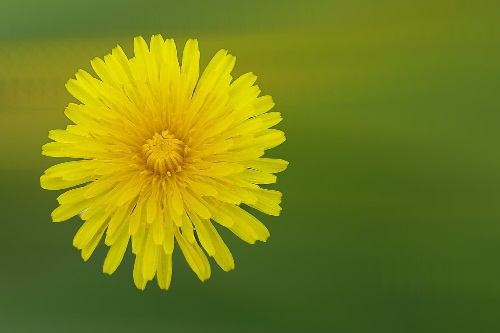
%> input picture dandelion.jpg, 500 x 333 px
$ octave usingGaussianFilters.m   (GNU Octave 9; MATLAB toolbox functions it lacks are replaced by stand-ins)
%> lines starting %> are read from the running program, lines starting %| are printed output that depends on the picture
%usingGaussianFilters, used in ECE 593-01 HW1, written by Kaleb Byrum on 1/10/2019

I = imread("dandelion.jpg");
%> I is the input picture: size 333x500x3 uint8; mean R, G, B 116.1, 127.7, 24.1
%Generate grayscale version of input image.
I2 = rgb2gray(I);
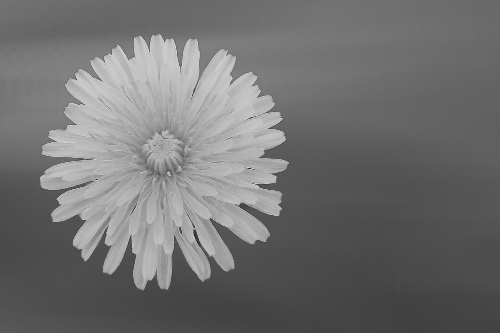
%> I2: size 333x500 uint8; min 36, max 223, mean 112.5
figure, imshow(I2), saveas(gcf,"usingGaussianFilters/grayScaleDandelion.png");

%SNR = 0.02
I3 = imnoise(I2, 'salt & pepper', 0.02);
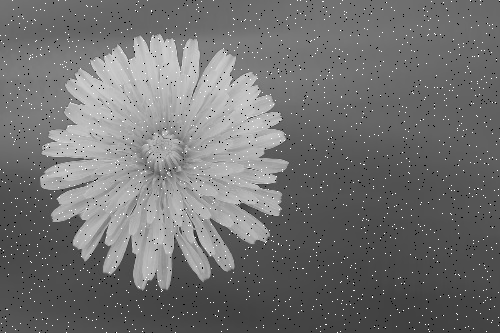
%> I3: size 333x500 uint8; min 0, max 255, mean 112.7
figure, imshow(I3), saveas(gcf, "usingGaussianFilters/noisyDandelionSNR002.png");
I4 = imgaussfilt(I3, 2);
figure, imshow(I4), title("Gaussian-filtered version of dandelion.jpg with SNR = 0.02");
saveas(gcf,"usingGaussianFilters/gaussianDandelionImageSNR002.png");

%SNR = 0.04
I3 = imnoise(I2, 'salt & pepper', 0.04);
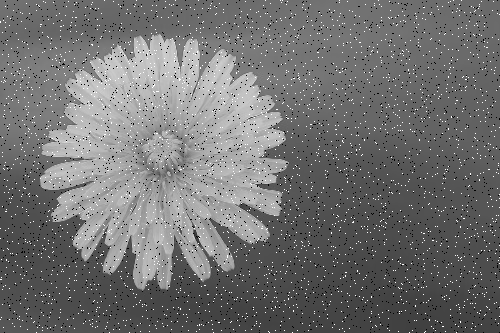
%> I3: size 333x500 uint8; min 0, max 255, mean 113
figure, imshow(I3), saveas(gcf, "usingGaussianFilters/noisyDandelionSNR004.png");
I4 = imgaussfilt(I3, 2);
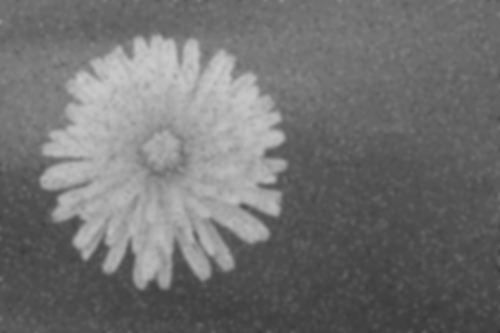
%> I4: size 333x500 uint8; min 43, max 202, mean 113
figure, imshow(I4), title("Gaussian-filtered version of dandelion.jpg with SNR = 0.04");
saveas(gcf,"usingGaussianFilters/gaussianDandelionImageSNR004.png");

%SNR = 0.08
I3 = imnoise(I2, 'salt & pepper', 0.08);
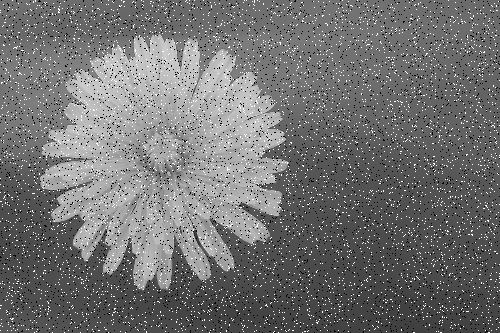
%> I3: size 333x500 uint8; min 0, max 255, mean 113.6
figure, imshow(I3), saveas(gcf, "usingGaussianFilters/noisyDandelionSNR008.png");
I4 = imgaussfilt(I3, 2);
figure, imshow(I4), title("Gaussian-filtered version of dandelion.jpg with SNR = 0.08");
saveas(gcf,"usingGaussianFilters/gaussianDandelionImageSNR008.png");

$ run again, with cat.jpg copied over dandelion.jpg
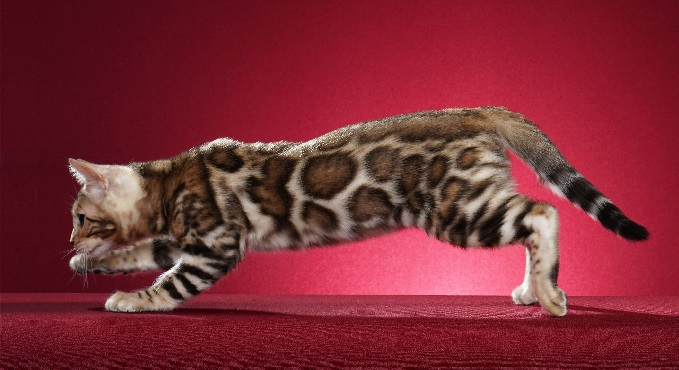
%> input picture cat.jpg, 679 x 370 px
%> I is the input picture: size 370x679x3 uint8; mean R, G, B 126.2, 42.8, 53
%> `I4 = imgaussfilt(I3, 2);`:
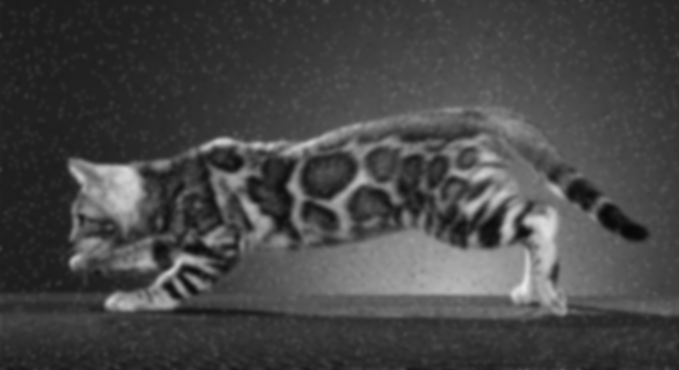
%> I4: size 370x679 uint8; min 8, max 232, mean 70
%> `I3 = imnoise(I2, 'salt & pepper', 0.08);`:
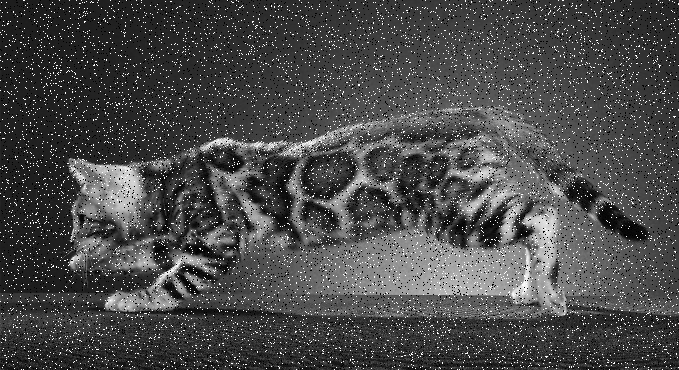
%> I3: size 370x679 uint8; min 0, max 255, mean 73.5

$ run again, with flower.png saved as dandelion.jpg
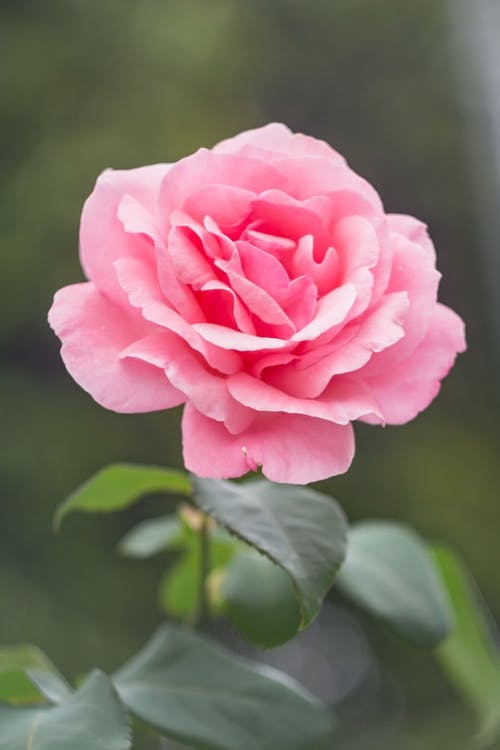
%> input picture flower.png, 500 x 750 px
%> I is the input picture: size 750x500x3 uint8; mean R, G, B 129.3, 108.4, 101.6
%> `I2 = rgb2gray(I);`:
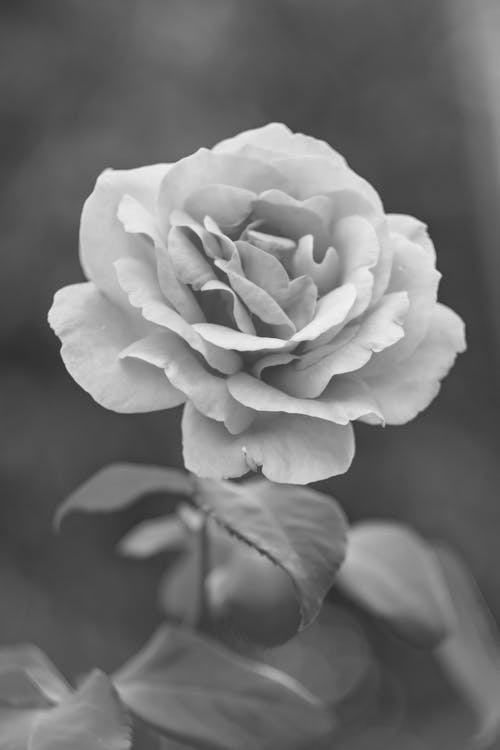
%> I2: size 750x500 uint8; min 45, max 244, mean 113.9
%> `I3 = imnoise(I2, 'salt & pepper', 0.08);`:
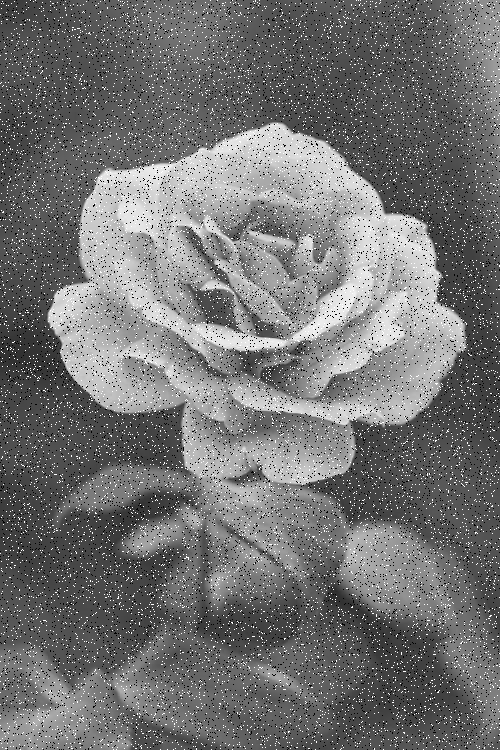
%> I3: size 750x500 uint8; min 0, max 255, mean 114.9
